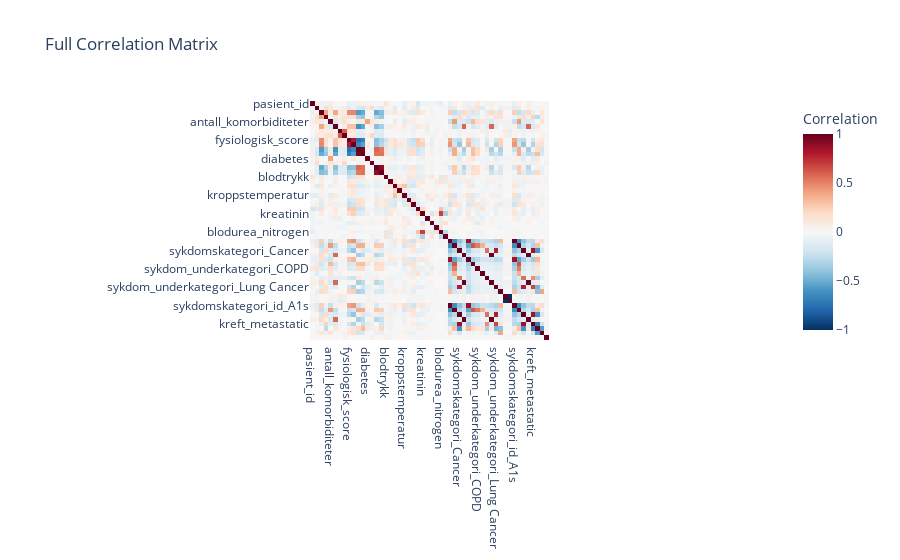

The notebook cell saved with this chart:
### Code cell
# Calculate the full correlation matrix
corr_matrix = df_train.corr()

# Plot heatmap for the full correlation matrix
fig = px.imshow(corr_matrix,
                color_continuous_scale = "RdBu_r", 
                title = "Full Correlation Matrix",
                labels = dict(color = "Correlation"),  
                zmin = -1, zmax = 1)  

fig.show()

### Figure 1 — Plotly figure (JSON) as saved in the notebook; plotly's stock layout.template omitted (floating-point values rounded to 4 significant figures; data arrays with more than 128 entries replaced by an {"elided": "..."} marker saying what was removed)
{"data": [{"coloraxis": "coloraxis", "hovertemplate": "x: %{x}<br>y: %{y}<br>Correlation: %{z}<extra></extra>", "name": "0", "type": "heatmap", "x": ["pasient_id", "alder", "sykehusdød", "dødsfall", "antall_komorbiditeter", "koma_score", "adl_pasient", "adl_stedfortreder", "fysiologisk_score", "apache_fysiologisk_score", "overlevelsesestimat_2mnd", "overlevelsesestimat_6mnd", "diabetes", "demens", "lege_overlevelsesestimat_2mnd", "lege_overlevelsesestimat_6mnd", "blodtrykk", "hvite_blodlegemer", "hjertefrekvens", "respirasjonsfrekvens", "kroppstemperatur", "lungefunksjon", "serumalbumin", "bilirubin", "kreatinin", "natrium", "blod_ph", "glukose", "blodurea_nitrogen", "urinmengde", "sykdomskategori_ARF/MOSF", "sykdomskategori_COPD/CHF/Cirrhosis", "sykdomskategori_Cancer", "sykdomskategori_Coma", "sykdom_underkategori_ARF/MOSF w/Sepsis", "sykdom_underkategori_CHF", "sykdom_underkategori_COPD", "sykdom_underkategori_Cirrhosis", "sykdom_underkategori_Colon Cancer", "sykdom_underkategori_Coma", "sykdom_underkategori_Lung Cancer", "sykdom_underkategori_MOSF w/Malig", "kjønn_female", "kjønn_male", "sykdomskategori_id_A1s", "sykdomskategori_id_BrY", "sykdomskategori_id_ChE", "sykdomskategori_id_DWw", "kreft_metastatic", "kreft_no", "kreft_yes", "oppholdslengde"], "xaxis": "x", "y": ["pasient_id", "alder", "sykehusdød", "dødsfall", "antall_komorbiditeter", "koma_score", "adl_pasient", "adl_stedfortreder", "fysiologisk_score", "apache_fysiologisk_score", "overlevelsesestimat_2mnd", "overlevelsesestimat_6mnd", "diabetes", "demens", "lege_overlevelsesestimat_2mnd", "lege_overlevelsesestimat_6mnd", "blodtrykk", "hvite_blodlegemer", "hjertefrekvens", "respirasjonsfrekvens", "kroppstemperatur", "lungefunksjon", "serumalbumin", "bilirubin", "kreatinin", "natrium", "blod_ph", "glukose", "blodurea_nitrogen", "urinmengde", "sykdomskategori_ARF/MOSF", "sykdomskategori_COPD/CHF/Cirrhosis", "sykdomskategori_Cancer", "sykdomskategori_Coma", "sykdom_underkategori_ARF/MOSF w/Sepsis", "sykdom_underkategori_CHF", "sykdom_underkategori_COPD", "sykdom_underkategori_Cirrhosis", "sykdom_underkategori_Colon Cancer", "sykdom_underkategori_Coma", "sykdom_underkategori_Lung Cancer", "sykdom_underkategori_MOSF w/Malig", "kjønn_female", "kjønn_male", "sykdomskategori_id_A1s", "sykdomskategori_id_BrY", "sykdomskategori_id_ChE", "sykdomskategori_id_DWw", "kreft_metastatic", "kreft_no", "kreft_yes", "oppholdslengde"], "yaxis": "y", "z": {"elided": "52x52 float values"}}], "layout": {"coloraxis": {"cmax": 1, "cmin": -1, "colorbar": {"title": {"text": "Correlation"}}, "colorscale": [[0, "rgb(5,48,97)"], [0.1, "rgb(33,102,172)"], [0.2, "rgb(67,147,195)"], [0.3, "rgb(146,197,222)"], [0.4, "rgb(209,229,240)"], [0.5, "rgb(247,247,247)"], [0.6, "rgb(253,219,199)"], [0.7, "rgb(244,165,130)"], [0.8, "rgb(214,96,77)"], [0.9, "rgb(178,24,43)"], [1, "rgb(103,0,31)"]]}, "title": {"text": "Full Correlation Matrix"}, "xaxis": {"anchor": "y", "constrain": "domain", "domain": [0, 1], "scaleanchor": "y"}, "yaxis": {"anchor": "x", "autorange": "reversed", "constrain": "domain", "domain": [0, 1]}}}
